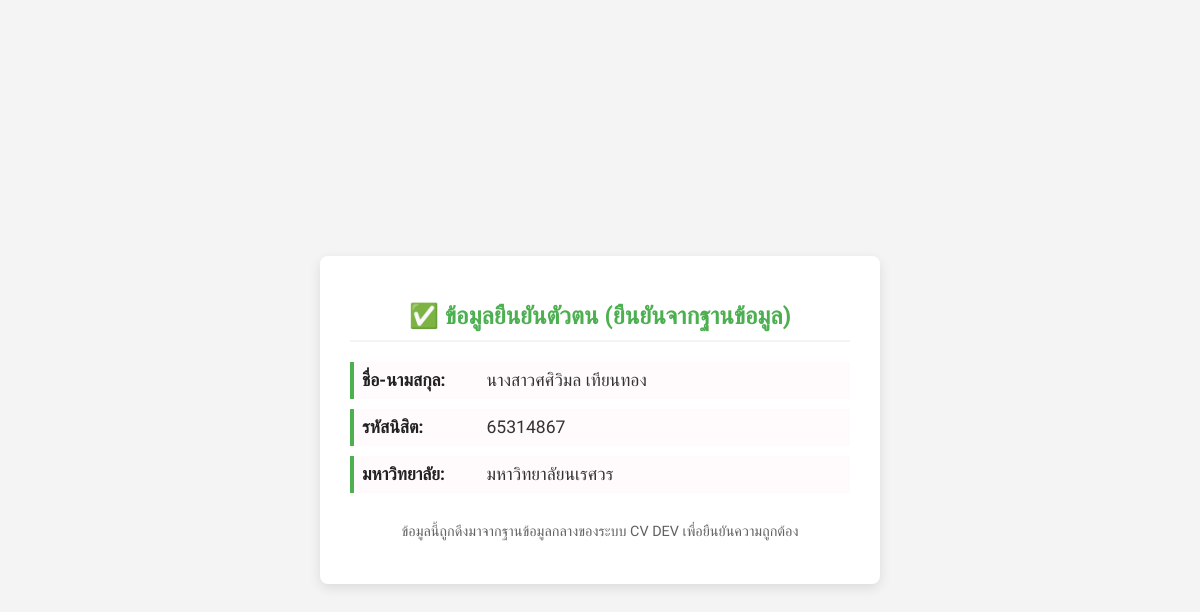
Screenshot of /student_info.php?id=65314867 with the database file from the repository.
### tables this page shows
CREATE TABLE IF NOT EXISTS `education_info` (
  `id` int NOT NULL AUTO_INCREMENT,
  `user_id` int NOT NULL,
  `highschool_name` varchar(255) NOT NULL,
  `highschool_plan` varchar(255) NOT NULL,
  `highschool_gpa` varchar(10) NOT NULL,
  `uni_name` varchar(255) NOT NULL,
  `stu_id` varchar(100) NOT NULL,
  `degree` varchar(100) NOT NULL,
  `faculty` varchar(255) NOT NULL,
  `major` varchar(255) NOT NULL,
  `grad_year` varchar(10) NOT NULL,
  `uni_gpa` varchar(10) NOT NULL,
  `created_at` timestamp NULL DEFAULT CURRENT_TIMESTAMP,
  `updated_at` timestamp NULL DEFAULT CURRENT_TIMESTAMP ON UPDATE CURRENT_TIMESTAMP,
  PRIMARY KEY (`id`),
  KEY `fk_education_user` (`user_id`),
  CONSTRAINT `fk_education_user` FOREIGN KEY (`user_id`) REFERENCES `users` (`id`) ON DELETE CASCADE
);

CREATE TABLE IF NOT EXISTS `personal_info` (
  `user_id` int NOT NULL AUTO_INCREMENT,
  `full_name` varchar(255) DEFAULT NULL,
  `position` varchar(255) DEFAULT NULL,
  `email` varchar(255) DEFAULT NULL,
  `phone` varchar(50) DEFAULT NULL,
  `address` text,
  `profile_link` varchar(255) DEFAULT NULL,
  `updated_at` timestamp NULL DEFAULT CURRENT_TIMESTAMP ON UPDATE CURRENT_TIMESTAMP,
  PRIMARY KEY (`user_id`)
);

### student_info.php (the view, shortened to what this page needs)
<?php
require_once 'config.php';
$student_id = isset($_GET['id']) ? trim($_GET['id']) : '';
if (!isset($conn)) {
    $status_color = '#F4A261';
    $status_text = '⚠️ ไม่สามารถตรวจสอบข้อมูลฐานข้อมูลได้';
    $display_name = 'ฐานข้อมูลไม่พร้อมใช้งาน';
    $display_uni = 'โปรดติดต่อผู้ดูแลระบบ';
    $display_id = $student_id . ' (DB Error)';
} else {
    $student_data = null;
    if (!empty($student_id)) {
        $sql = "
            SELECT
                p.full_name,
                e.uni_name,
                e.stu_id
            FROM education_info e
            INNER JOIN personal_info p ON p.user_id = e.user_id
            WHERE e.stu_id = :student_id
            LIMIT 1
        ";
        $stmt = $conn->prepare($sql);
        $stmt->bindParam(':student_id', $student_id, PDO::PARAM_STR);
        $stmt->execute();
        $student_data = $stmt->fetch(PDO::FETCH_ASSOC);
    }
    if ($student_data) {
        $display_name = $student_data['full_name'];
        $display_uni = $student_data['uni_name'];
        $display_id = $student_data['stu_id'];
        $status_text = '✅ ข้อมูลยืนยันตัวตน (ยืนยันจากฐานข้อมูล)';
    }
}
?>
<!DOCTYPE html>
<html lang="th">
<head>
</head>
<body>
    <div class="container">
        <h1><?php echo $status_text; ?></h1>
        <div class="info-box">
            <p><strong>ชื่อ-นามสกุล:</strong> <?php echo $display_name; ?></p>
            <p><strong>รหัสนิสิต:</strong> <?php echo $display_id; ?></p>
            <p><strong>มหาวิทยาลัย:</strong> <?php echo $display_uni; ?></p>
        </div>
        <div class="note">
            <p>ข้อมูลนี้ถูกดึงมาจากฐานข้อมูลกลางของระบบ CV DEV เพื่อยืนยันความถูกต้อง</p>
        </div>
    </div>
</body>
</html>

### rows the page displays
education_info: personal_info.full_name "นางสาวศศิวิมล เทียนทอง", stu "65314867", uni_name "มหาวิทยาลัยนเรศวร"

### other values shown
$status_text "✅ ข้อมูลยืนยันตัวตน (ยืนยันจากฐานข้อมูล)"
